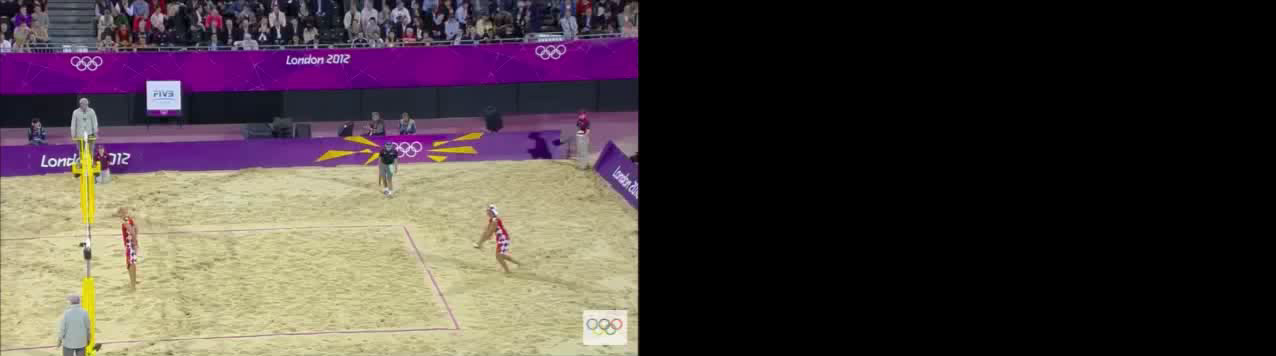
#> input picture frame 12 of testOpenCV/panorama.mov, 1276 x 356 px
$ python opticalFlow.py
#> lines starting #> are read from the running program, lines starting #| are printed output that depends on the picture
import numpy as np
import cv2

cap = cv2.VideoCapture('panorama.mov')

# params for ShiTomasi corner detection
feature_params = dict( maxCorners = 100,
                       qualityLevel = 0.3,
                       minDistance = 7,
                       blockSize = 16 )

# Parameters for lucas kanade optical flow
lk_params = dict( winSize = (15, 15),
                    maxLevel = 2,
                    criteria = (cv2.TERM_CRITERIA_EPS | cv2.TERM_CRITERIA_COUNT, 20, 0.03))

# Create some random colors
color = np.random.randint(0,255,(100,3))

# Take first frame and find corners in it
ret, old_frame = cap.read()
#> old_frame is the input picture: shape (356, 1276, 3); mean B, G, R 61.2, 61.5, 72
old_gray = cv2.cvtColor(old_frame, cv2.COLOR_BGR2GRAY)
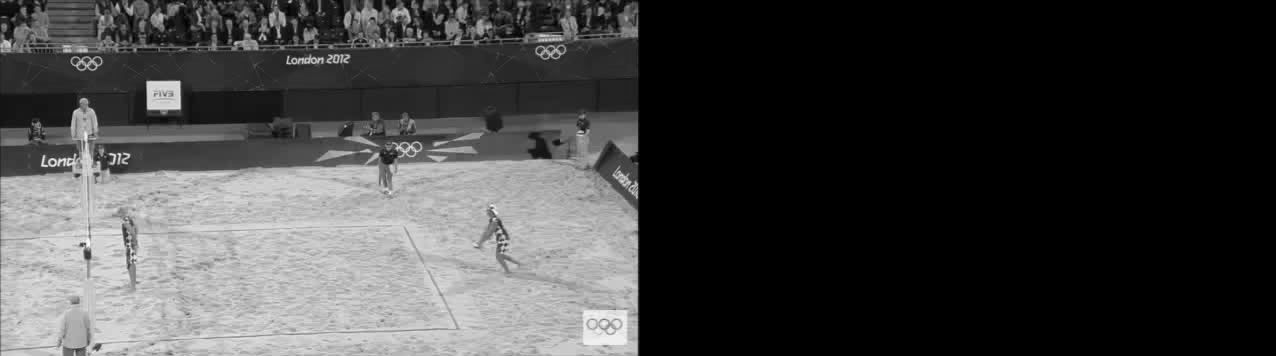
#> old_gray: shape (356, 1276); min 0, max 253, mean 64.6
p0 = cv2.goodFeaturesToTrack(old_gray, mask = None, **feature_params)
#> p0 = 40 rows, first 8: [119, 159], [49, 161], [56, 165], [61, 160], [68, 162], [154, 88], [108, 160], [294, 58]

p0 = np.float32(np.array([[[91, 209]],[[152, 133]], [[309, 171]],[[538, 161]]]))

# Create a mask image for drawing purposes
mask = np.zeros_like(old_frame)

while(ret):
    ret,frame = cap.read()

    if not ret:
        break

    frame_gray = cv2.cvtColor(frame, cv2.COLOR_BGR2GRAY)

    # calculate optical flow
    p1, st, err = cv2.calcOpticalFlowPyrLK(old_gray, frame_gray, p0, None, **lk_params)
#> p1 = [[91.02, 209], [152, 133], [308.9, 171], [538, 161]]; st = [1, 1, 1, 1]; err = [1.75, 0.192, 0.933, 1.06]

    # Select good points
    good_new = p1[st==1]
#> good_new has the same summary as p1
    good_old = p0[st==1]
#> good_old = [[91, 209], [152, 133], [309, 171], [538, 161]]

    # draw the tracks
    for i,(new,old) in enumerate(zip(good_new,good_old)):
        a,b = new.ravel()
        c,d = old.ravel()
        cv2.line(mask, (a,b),(c,d), color[i].tolist(), 2)
        cv2.circle(frame,(a,b),5,color[i].tolist(),-1)
#> this loop made 4 passes
#> (a, b, c, d) on passes 1 to 4: (91.02, 209, 91, 209), (152, 133, 152, 133), (308.9, 171, 309, 171), (538, 161, 538, 161)
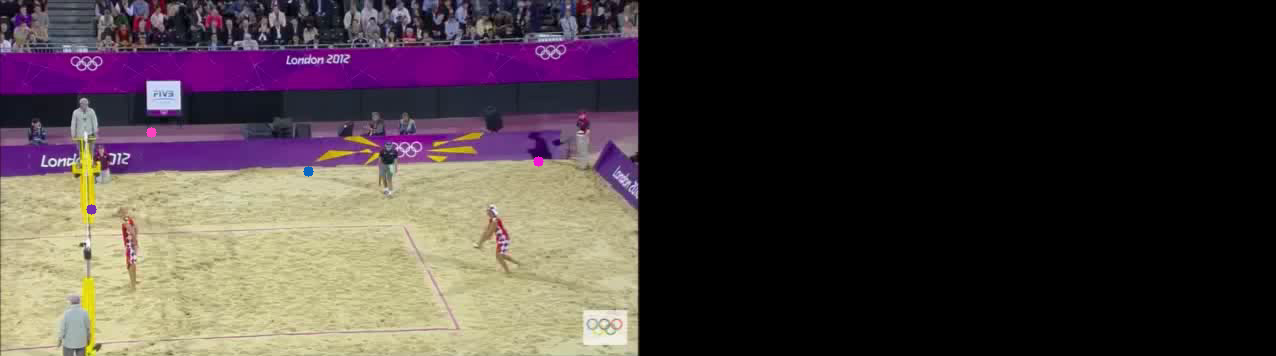
#> frame: shape (356, 1276, 3); mean B, G, R 61.2, 61.4, 72
    img = cv2.add(frame,mask)

    cv2.imshow('frame',img)
    k = cv2.waitKey(30) & 0xff
#> (key Esc is pressed here)
    if k == 27:
        break

    # Now update the previous frame and previous points
    old_gray = frame_gray.copy()
    p0 = good_new.reshape(-1,1,2)

cv2.destroyAllWindows()
cap.release()

$ run again, starting later in the video
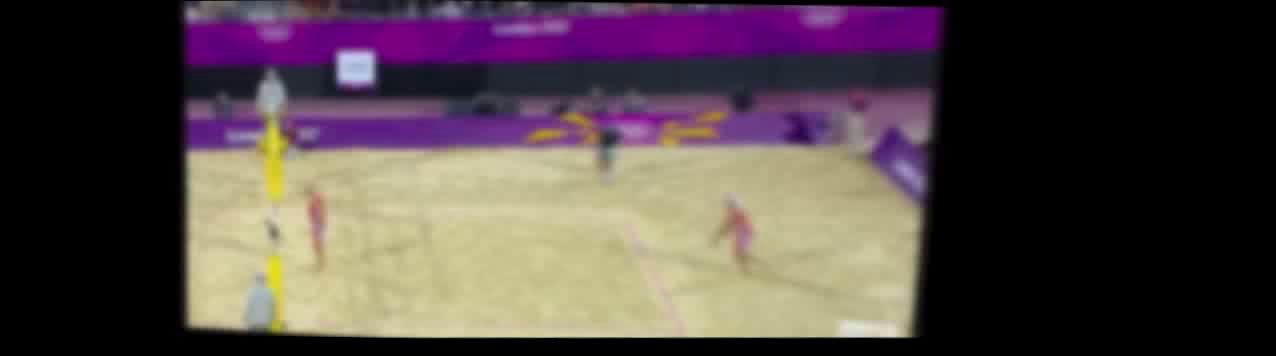
#> input picture frame 102 of testOpenCV/panorama.mov, 1276 x 356 px
#> old_frame is the input picture: shape (356, 1276, 3); mean B, G, R 68.8, 68, 81.1
#> p0 = [[909, 330], [192, 321], [343, 57], [369, 80], [369, 57], [343, 78], [189, 9], [193, 155], [272, 78], [604, 143]]
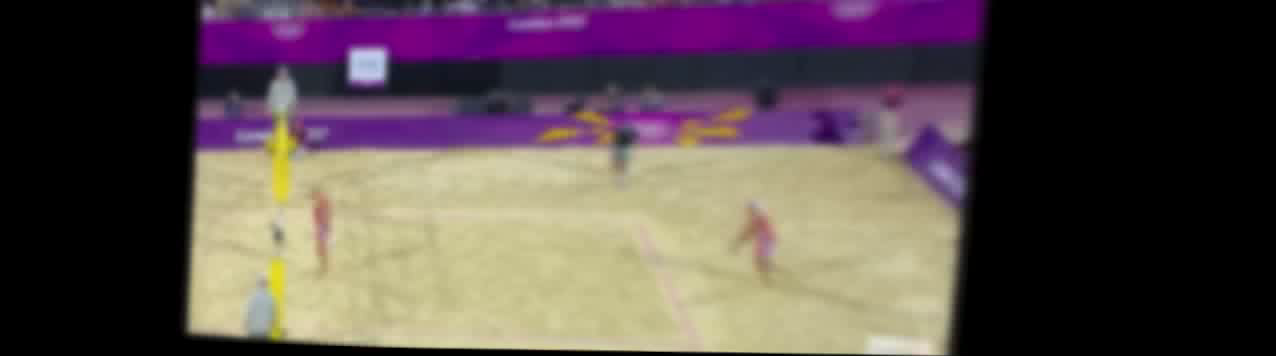
#> input picture frame 103 of testOpenCV/panorama.mov, 1276 x 356 px
#> frame is the input picture: shape (356, 1276, 3); mean B, G, R 75.2, 75, 89.1
#> `frame_gray = cv2.cvtColor(frame, cv2.COLOR_BGR2GRAY)`:
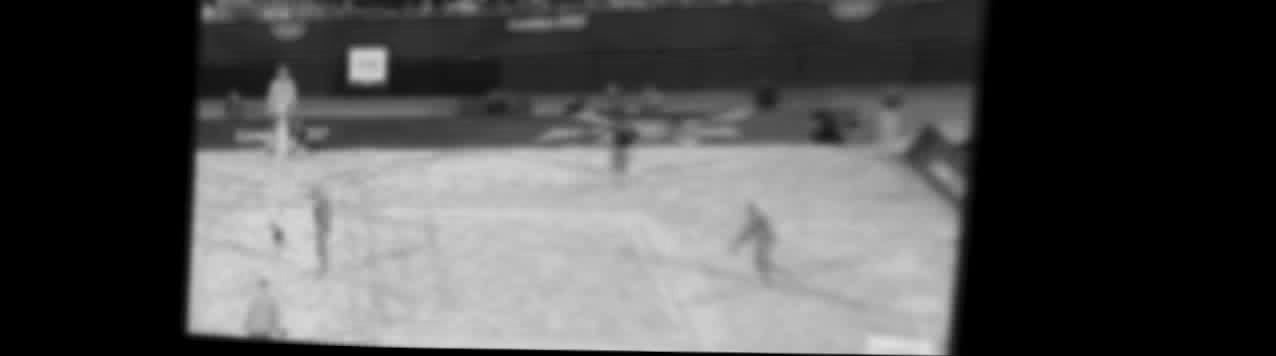
#> frame_gray: shape (356, 1276); min 0, max 226, mean 79.2
#> p1 = [[91, 209], [161.7, 129], [316.8, 172], [548.4, 161.5]]; st = [0, 0, 1, 1]; err = [1.4e-43, 0, 0.742, 1.19]
#> good_new = [[316.8, 172], [548.4, 161.5]]
#> good_old = [[309, 171], [538, 161]]
#> the loop `for i,(new,old) in enumerate(zip(good_new,good_old)):` made 2 passes
#> (a, b, c, d) on passes 1 to 2: (316.8, 172, 309, 171), (548.4, 161.5, 538, 161)
